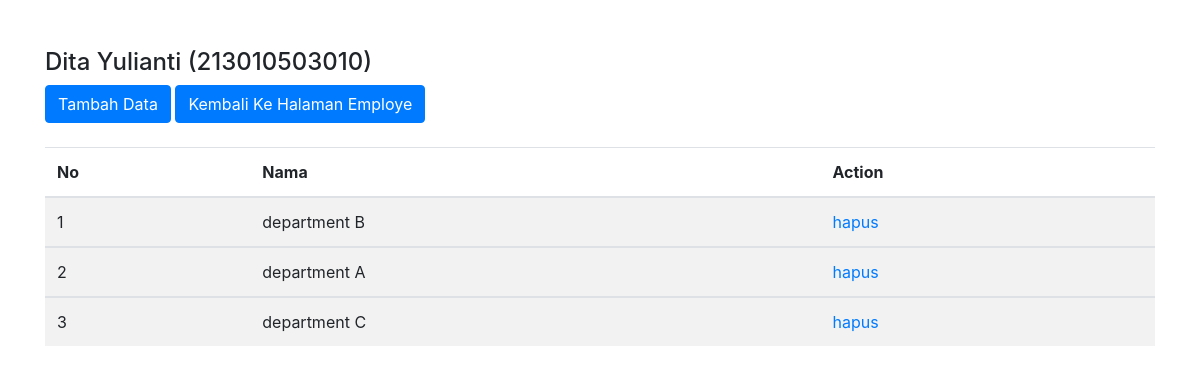
The page /department.php on the database its author committed.
### tables this page shows
CREATE TABLE `department` (
  `id_dep` int(11) NOT NULL AUTO_INCREMENT,
  `nama_depart` varchar(100) DEFAULT NULL,
  PRIMARY KEY (`id_dep`)
);

### functiondepart.php (called while the page is built, shortened)
<?php
   $db = mysqli_connect("localhost", "root", "", "modul3");
    function query($query){
        global $db;
        $result = mysqli_query($db, $query);
        $rows = [];
        while($row = mysqli_fetch_assoc($result)){
            $rows[]=$row;
        }
        return $rows;
    }
?>

### department.php (the view, shortened to what this page needs)
<?php
   require 'functiondepart.php';
   $departs = query("SELECT * FROM department");
?>
<!doctype html>
<html lang="en">
<head>
    <link rel="stylesheet" href="https://maxcdn.bootstrapcdn.com/bootstrap/4.0.0/css/bootstrap.min.css"
>
</head>
<body>
    <div class="container">
        <div class="row">
            <div class="col mt-5">
                <h4>Dita Yulianti (213010503010)</h4>
                <a href="department_tambah.php">
                    <div class="div btn btn-primary mb-4">
                        Tambah Data
                    </div>
                </a>
                <a href="employe.php">
                    <div class="div btn btn-primary mb-4">
                        Kembali Ke Halaman Employe
                    </div>
                </a>
                <table class="table table-striped">
                    <thead>
                        <tr>
                            <th scope="col">No</th>
                            <th scope="col">Nama</th>
                            <th scope="col">Action</th>
                        </tr>
                    </thead>
                    <tbody>
                        <?php $i=1; ?>
                        <?php foreach($departs as $depart) : ?>
                        <td><?=$i; ?></td>
                        <td><?= $depart["nama_depart"]; ?></td>
                        <td>
                            <a href="department_delete.php?id=<?= $depart["id_dep"]; ?>"
                                onclick="return confirm('yakin?');">hapus</a>
                        </td>
                    </tbody>
                    <?php $i++; ?>
                    <?php endforeach; ?>
                </table>
            </div>
        </div>
    </div>
</body>
</html>

### rows shown on the page
department: nama_depart "department B"
department: nama_depart "department A"
department: nama_depart "department C"
